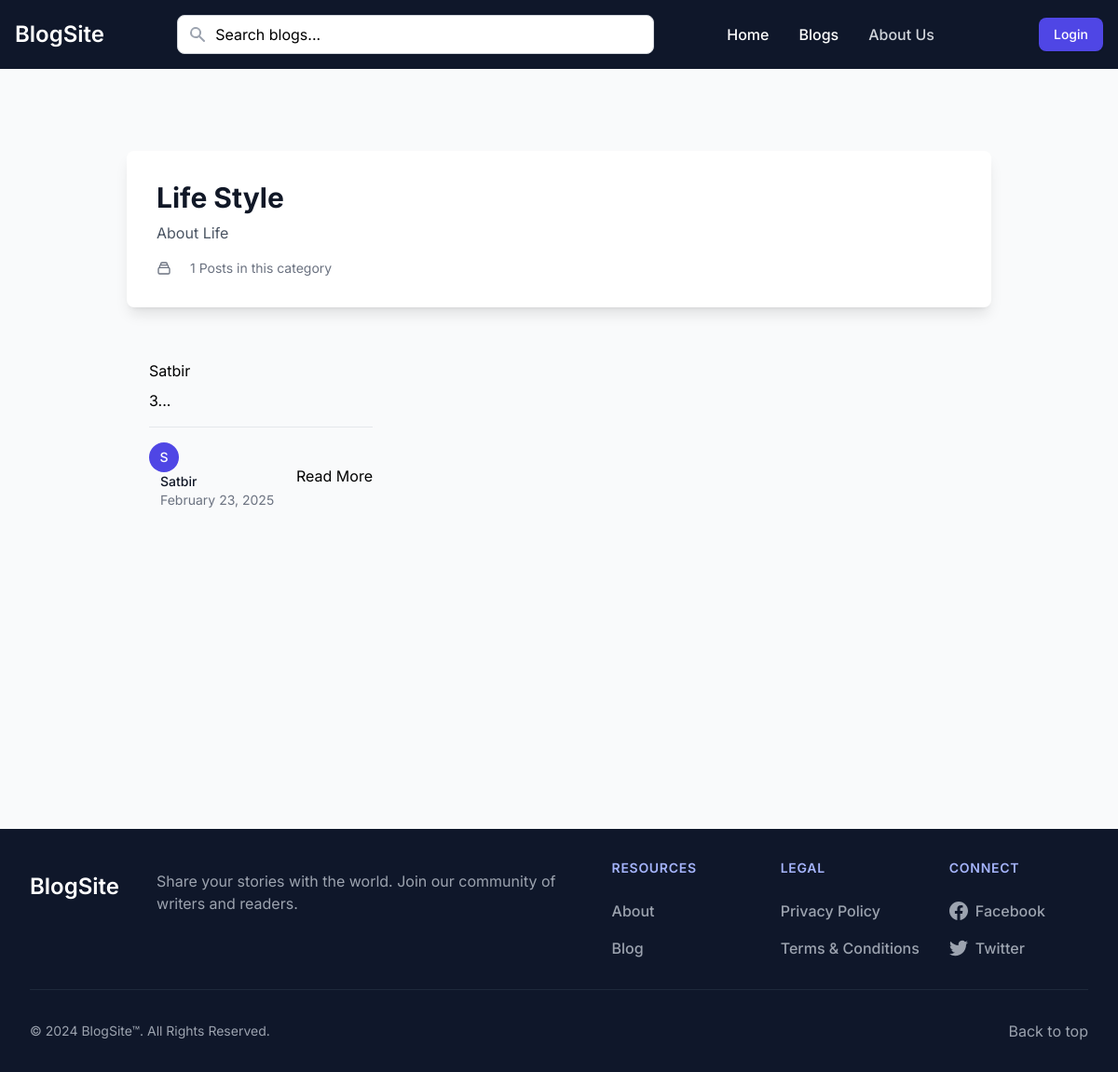
Page /category/2 on the earlier database version.
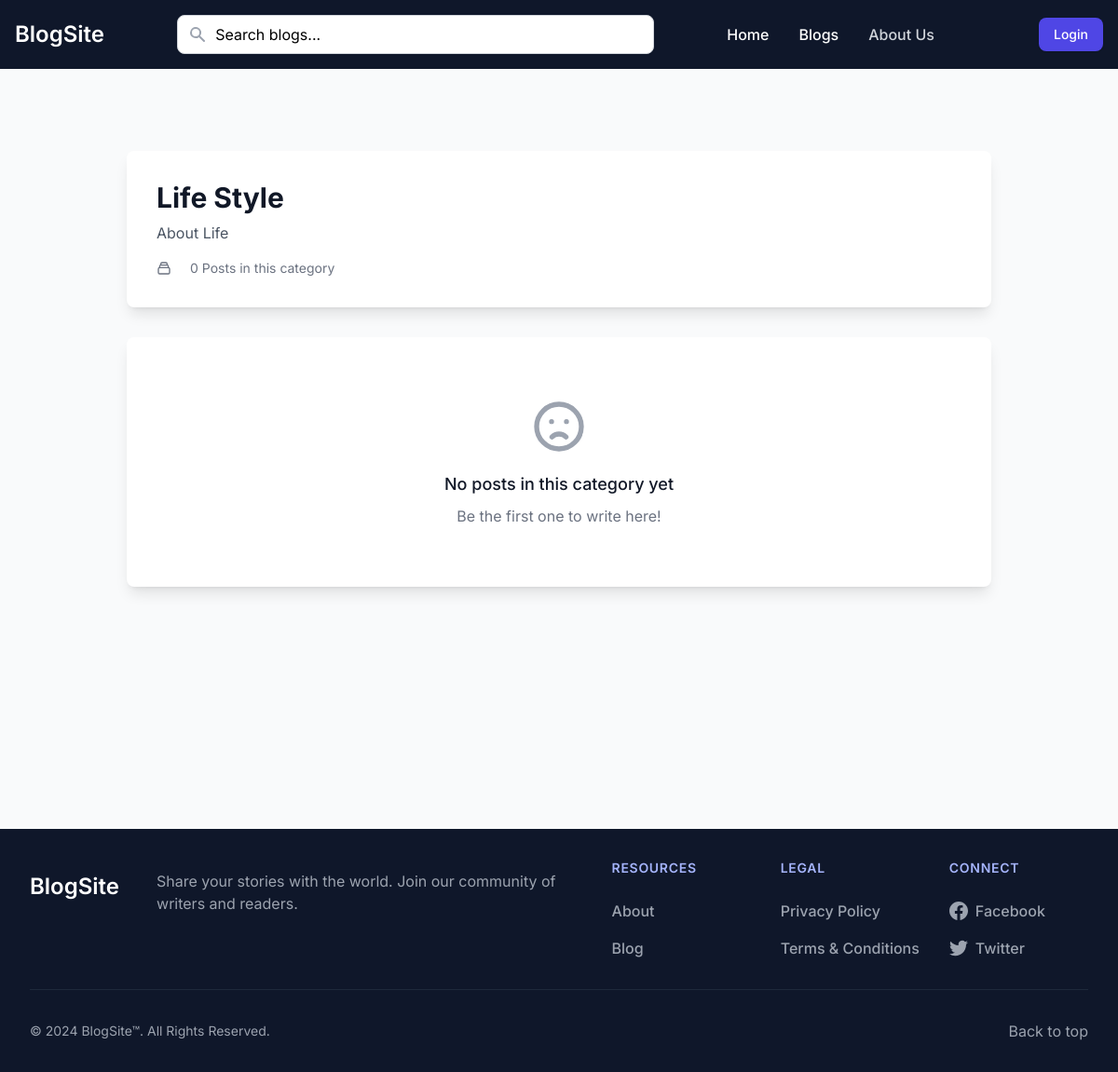
Same page on the later database version.
### app.py (models this page shows, shortened)
class Blog(db.Model):
    id = db.Column(db.Integer, primary_key=True)
    title = db.Column(db.String(200), nullable=False)
    content = db.Column(db.Text, nullable=False)
    author_id = db.Column(db.Integer, db.ForeignKey('user.id'), nullable=False)
    category_id = db.Column(db.Integer, db.ForeignKey('category.id'), nullable=False)
    status = db.Column(db.String(20), default='draft')
    moderation_status = db.Column(db.String(20), default='pending')
    moderation_comment = db.Column(db.Text)
    moderated_by = db.Column(db.Integer, db.ForeignKey('user.id'))
    moderated_at = db.Column(db.DateTime)
    created_at = db.Column(db.DateTime, default=datetime.utcnow)
    updated_at = db.Column(db.DateTime, default=datetime.utcnow, onupdate=datetime.utcnow)
    comments = db.relationship('Comment', backref='blog', lazy=True)
    likes = db.relationship('Like', backref='blog', lazy=True)
    author = db.relationship('User', foreign_keys=[author_id], backref='blogs')
    moderator = db.relationship('User', foreign_keys=[moderated_by], backref='moderated_blogs')

class User(UserMixin, db.Model):
    id = db.Column(db.Integer, primary_key=True)
    name = db.Column(db.String(100), nullable=False)
    email = db.Column(db.String(120), unique=True, nullable=False)
    password = db.Column(db.String(200), nullable=False)
    is_admin = db.Column(db.Boolean, default=False)
    created_at = db.Column(db.DateTime, nullable=False, default=datetime.utcnow)
    updated_at = db.Column(db.DateTime, default=datetime.utcnow, onupdate=datetime.utcnow)

### app.py (the view)
@app.route('/category/<int:category_id>')
def category_view(category_id):
    page = request.args.get('page', 1, type=int)
    category = Category.query.get_or_404(category_id)
    query = Blog.query.filter_by(category_id=category_id, status='published')\
        .order_by(Blog.created_at.desc())
    total_posts = query.count()
    total_pages = ceil(total_posts / app.config['POSTS_PER_PAGE'])
    blogs = query.offset((page - 1) * app.config['POSTS_PER_PAGE'])\
        .limit(app.config['POSTS_PER_PAGE']).all()
    return render_template('category.html',
                         category=category,
                         blogs=blogs,
                         current_page=page,
                         total_pages=total_pages,
                         user=current_user)

### app.py (called while the page is built)
@app.context_processor
def utility_processor():
    return {
        'POSTS_PER_PAGE': app.config['POSTS_PER_PAGE'],
        'min': min  # Make min() function available in templates
    }

### templates/category.html (shortened to what this page needs)
{% extends "base.html" %}
{% block content %}
<div class="max-w-7xl mx-auto px-4 sm:px-6 lg:px-8 my-10">
    <div class="bg-white rounded-lg shadow-lg p-8 mb-8 animate-fade-in">
        <h1 class="text-3xl font-bold text-gray-900">{{ category.name }}</h1>
        {% if category.description %}
        <p class="mt-2 text-gray-600">{{ category.description }}</p>
        {% endif %}
        <div class="mt-4 flex items-center text-sm text-gray-500 space-x-4">
            <svg class="w-4 h-4 mr-1" fill="none" stroke="currentColor" viewBox="0 0 24 24">
                <path stroke-linecap="round" stroke-linejoin="round" stroke-width="2" d="M19 11H5m14 0a2 2 0 012 2v6a2 2 0 01-2 2H5a2 2 0 01-2-2v-6a2 2 0 012-2m14 0V9a2 2 0 00-2-2M5 11V9a2 2 0 012-2m0 0V5a2 2 0 012-2h6a2 2 0 012 2v2M7 7h10"></path>
            </svg>
            <span>{{ blogs|length }} Posts in this category</span>
        </div>
    </div>
    <div class="grid grid-cols-1 md:grid-cols-2 lg:grid-cols-3 gap-8">
        {% for blog in blogs %}
        <div class="blog-card animate-fade-in" style="animation-delay: {{ loop.index0 * 0.1 }}s">
            <div class="p-6">
                <a href="{{ url_for('view_blog', blog_id=blog.id) }}" class="group block">
                    <h3 class="blog-card-title mb-2">{{ blog.title }}</h3>
                    <p class="blog-card-content mb-4">{{ blog.content[:150]|striptags }}...</p>
                </a>
                <div class="mt-4 flex items-center justify-between border-t pt-4">
                    <div class="blog-card-author">
                        <div class="flex-shrink-0">
                            <div class="h-8 w-8 rounded-full bg-indigo-600 flex items-center justify-center">
                                <span class="text-white font-medium text-sm">{{ blog.author.name[:1] }}</span>
                            </div>
                        </div>
                        <div class="ml-3">
                            <p class="text-sm font-medium text-gray-900">{{ blog.author.name }}</p>
                            <p class="text-sm text-gray-500">{{ blog.created_at.strftime('%B %d, %Y') }}</p>
                        </div>
                    </div>
                    <a href="{{ url_for('view_blog', blog_id=blog.id) }}" class="btn btn-primary">
                        Read More
                    </a>
                </div>
            </div>
        </div>
        {% else %}
        <div class="col-span-full text-center py-16 bg-white rounded-lg shadow-lg animate-fade-in">
            <svg class="w-16 h-16 mx-auto text-gray-400" fill="none" stroke="currentColor" viewBox="0 0 24 24">
                <path stroke-linecap="round" stroke-linejoin="round" stroke-width="2" d="M9.172 16.172a4 4 0 015.656 0M9 10h.01M15 10h.01M21 12a9 9 0 11-18 0 9 9 0 0118 0z"></path>
            </svg>
            <h3 class="mt-4 text-lg font-medium text-gray-900">No posts in this category yet</h3>
            <p class="mt-2 text-gray-500">Be the first one to write here!</p>
        </div>
        {% endfor %}
    </div>
</div>
{% endblock %}

Differences in the rows shown:
removed Blog: title "Satbir", content "3", author "S", author.name "Satbir", created_at "February 23, 2025"
Other differences:
{{ blogs|length }}: "1" → "0"
text now shown: "No posts in this category yet Be the first one to write here!"
